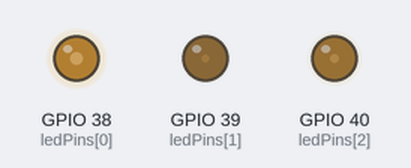
The sketch below on a simulated ESP32. Parts: output pins drawn as LEDs (lit = HIGH). Random numbers use the default seed unless the sketch sets one.

Above: at 0.1 s.
At 5.1 s:
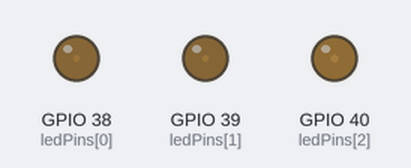
At 9.9 s:
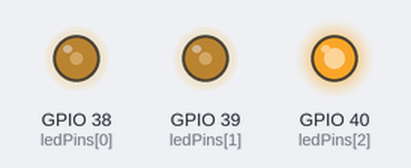
At 19.9 s:
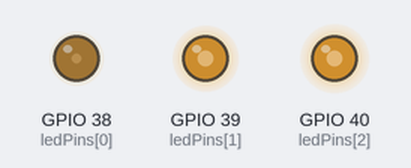
At 29.7 s:
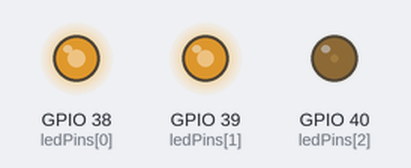
At 39.7 s:
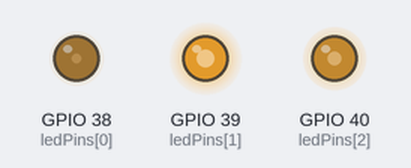
Timing chart, 0 to 40.0 s (numbered marks = the images above):
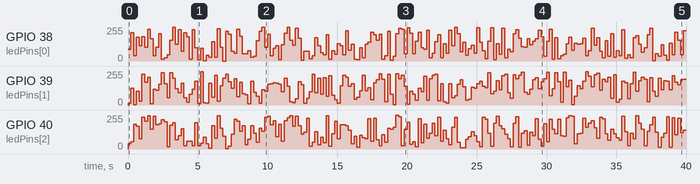

The sketch:

LED_RGB_random.ino
```cpp
/*-----------------------------------------------------+
 |     L E D _ R G B _ R A N D O M . I N O             |
 +-----------------------------------------------------|
 |     Alumno      : Marcos Belda Martínez             |
 |     Asignatura  : PR2-GIIROB                        |
 |     Descripción : Instrumentación y Sensorización   |
 +-----------------------------------------------------*/

const byte ledPins[] = {38, 39, 40};
const byte chns[]    = {0, 1, 2};
int red, green, blue;

void setup (void)
{
	for (int i = 0; i < 3; i++)
	{
		ledcSetup (chns[i], 1000, 8);
		ledcAttachPin (ledPins[i], chns[i]);
	}

} /* setup() */

void loop (void)
{
	red = random (0, 256);
	green = random (0, 256);
	blue = random (0, 256);
	setColor( red, green, blue);
	delay (200);

} /* loop() */

void setColor (byte r, byte g, byte b)
{
	ledcWrite (chns[0], 255 - r);
	ledcWrite (chns[1], 255 - g);
	ledcWrite (chns[2], 255 - b);

} /* setColor() */

/*** end of file ***/
```

Measured:
- by itself, GPIO 39 (ledPins[1]): 0/255 → 14/255 at 0.00 s, → 125/255 0.20 s later, → 1/255 0.20 s later, → 103/255 0.20 s later, … (200 changes in this stretch)
- by itself, GPIO 38 (ledPins[0]): 0/255 → 88/255 at 0.00 s, → 212/255 0.20 s later, → 39/255 0.20 s later, → 177/255 0.20 s later, … (200 changes in this stretch)
